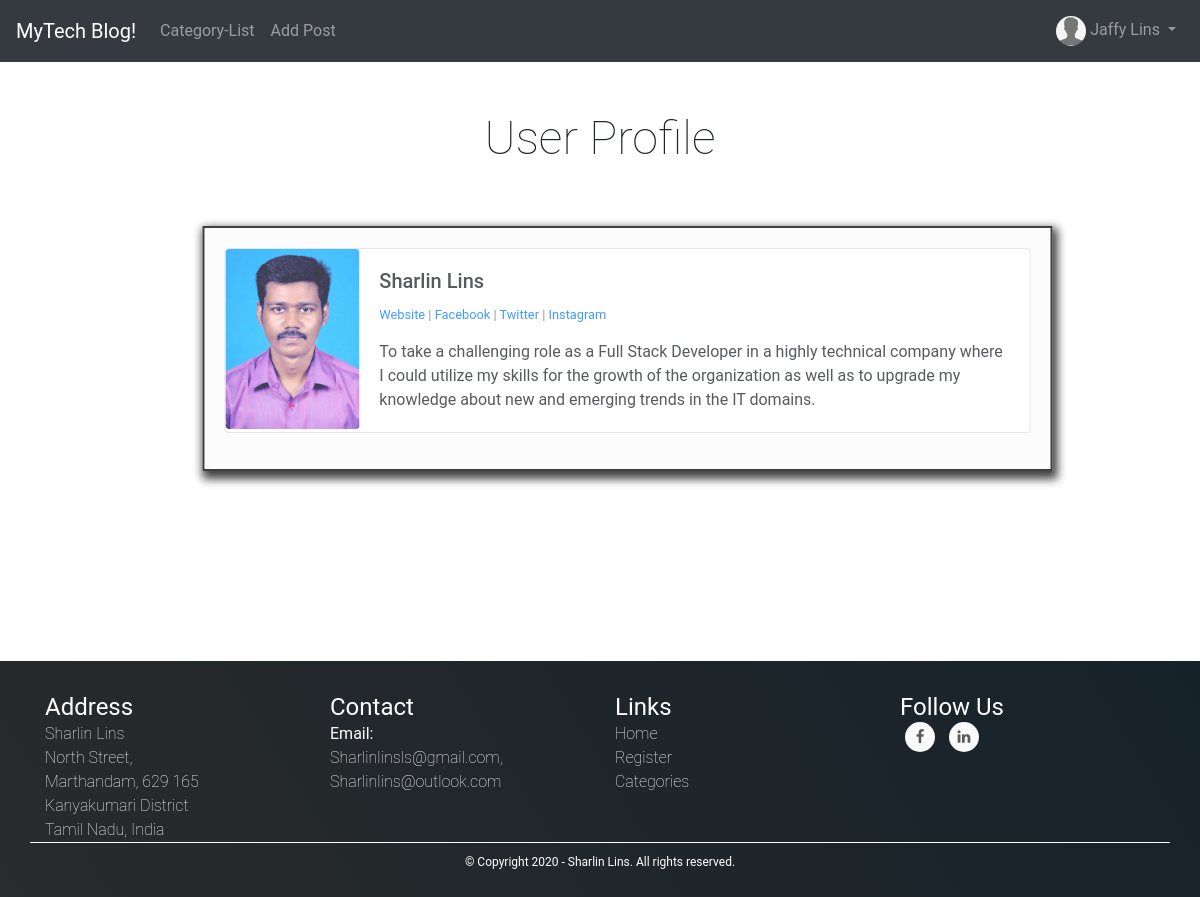
The app's page /members/1/profile/ (signed in) with its own data.
### myblog/models.py (models this page shows, shortened)
class Profile(models.Model):
    user = models.OneToOneField(User, null=True, on_delete=models.CASCADE)
    bio = models.TextField()
    profile_pic = models.ImageField(null=True, blank=True, upload_to="images/profile/")
    website_url = models.CharField(max_length=255, null=True, blank=True)
    facebook_url = models.CharField(max_length=255, null=True, blank=True)
    twitter_url = models.CharField(max_length=255, null=True, blank=True)
    instagram_url = models.CharField(max_length=255, null=True, blank=True)

### members/views.py (the view)
# urls.py: path('<int:pk>/profile/', ShowProfilePageView.as_view(), name="showprofile"),
class ShowProfilePageView(DetailView):
    model = Profile
    template_name = 'registration/userprofile.html'
    def get_context_data(self, *args, **kwargs):
        context = super(ShowProfilePageView, self).get_context_data(*args, **kwargs)
        page_user = get_object_or_404(Profile, id=self.kwargs['pk'])
        context["page_user"] = page_user
        return context

### members/templates/registration/userprofile.html
{% extends 'base.html' %}
{% load static %}
{% block content %}
{% if user.is_authenticated %}
<h1 class="head">User Profile</h1>
<div class="ap_container">
<div class="card mb-3">
    <div class="row no-gutters">
      <div class="col-md-2">
        {% if page_user.profile_pic %}
        <img src="{{ page_user.profile_pic.url }}" class="card-img rounded" width="0" height="180">
        {% else %}
        <img src="{% static 'linsblog/images/download.png' %}" class="card-img rounded-circle" width="0" height="180">
        {% endif %}
      </div>
      <div class="col-md-10">
        <div class="card-body">
          <h5 class="card-title">{{ page_user.user.first_name }} {{ page_user.user.last_name }}</h5>
          <p class="small text-muted">
            {% if page_user.website_url %}
            <a href="{{ page_user.website_url }}">Website</a> |
            {% endif %}
            {% if page_user.facebook_url %}
            <a href="{{ page_user.facebook_url }}">Facebook</a> |
            {% endif %}
            {% if page_user.twitter_url %}
            <a href="{{ page_user.twitter_url }}">Twitter</a> |
            {% endif %}
            {% if page_user.instagram_url %}
            <a href="{{ page_user.instagram_url }}">Instagram</a>
            {% endif %}
          </p>
          <p class="card-text">{{ page_user.bio}}</p>
        </div>
      </div>
    </div>
  </div>
</div>
  {% else %}
  <div class="alert alert-danger" role="alert">
    <h4 class="msginfo">Sorry! You are not allowed here!</h4>
  </div>
  {% endif %}
{% endblock content %}

### myblog/templates/base.html (shortened to what this page needs)
{% load static %}
<!doctype html>
<html lang="en">
<head>
  <link rel="stylesheet" href="https://stackpath.bootstrapcdn.com/bootstrap/4.3.1/css/bootstrap.min.css"
>
  <link rel="stylesheet" href="https://stackpath.bootstrapcdn.com/font-awesome/4.7.0/css/font-awesome.min.css">
  <link href="/static/linsblog/css/style.css" rel="stylesheet">
</head>
<body>
  <nav class="navbar navbar-expand-sm navbar-dark bg-dark">
    <a class="navbar-brand" href="{% url 'index' %}">MyTech Blog!</a>
    <div class="collapse navbar-collapse" id="collapsibleNavId">
      <ul class="navbar-nav mr-auto mt-2 mt-lg-0">
        {% if cat_menu %}
        <li class="nav-item dropdown">
          <a class="nav-link dropdown-toggle" href="#" id="dropdownId" data-toggle="dropdown" aria-haspopup="true"
            aria-expanded="false">Categories</a>
          <div class="dropdown-menu" aria-labelledby="dropdownId">
            {% for item in cat_menu %}
            <a class="dropdown-item" href="{% url 'category' item %}">{{ item }}</a>
            {% endfor %}
          </div>
        </li>
        {% else %}
        <li class="nav-item">
          <a class="nav-link" href="{% url 'category-list' %}">Category-List</a>
        </li>
        {% endif %}
        {% if user.is_authenticated %}
        {% if request.user.is_superuser %}
        <li class="nav-item">
          <a class="nav-link" href="{% url 'addpost' %}">Add Post</a>
        </li>
        <li class="nav-item">
          <a class="nav-link" href="{% url 'addcategory' %}">Add Category</a>
        </li>
        {% else %}
        <li class="nav-item">
          <a class="nav-link" href="{% url 'addpost' %}">Add Post</a>
        </li>
        {% endif %}
        {% endif %}
      </ul>
      {% if user.is_authenticated %}
      <ul class="navbar-nav ml-auto mt-2 mt-lg-0">
        <li class="nav-item dropdown">
          <a class="nav-link dropdown-toggle" href="#" id="navbarDropdown" role="button" data-toggle="dropdown"
            aria-haspopup="true" aria-expanded="false">
            {% if user.profile.profile_pic %}
            <img src="{{ user.profile.profile_pic.url }}" class="rounded-circle" width="30" height="30">
            {% else %}
            <img src="{% static 'linsblog/images/download.png' %}" class="rounded-circle" width="30" height="30">
            {% endif %}
            {{ user.first_name }} {{ user.last_name }}
          </a>
        </li>
        {% endif %}
    </div>
  </nav>
  <div class="container mt-5">
    {% block content %}
    {% endblock content %}
  </div>
  <footer class="mainfooter" role="contentinfo">
    <div class="footer-middle">
      <div class="container">
        <div class="row">
          <div class="col-md-3 col-sm-6">
            <div class="footer-pad">
              <h4 class="foothead">Address</h4>
              <p class="footmsg">Sharlin Lins<br/>
              North Street,<br/>
              Marthandam, 629 165<br/>
              Kanyakumari District<br>
              Tamil Nadu, India
              </p>
            </div>
          </div>
          <div class="col-md-3 col-sm-6">
            <div class="footer-pad">
              <h4 class="foothead">Contact</h4>
              Email:
              <p class="footmsg">Sharlinlinsls@gmail.com,<br/>
              Sharlinlins@outlook.com</p>
            </div>
          </div>
          <div class="col-md-3 col-sm-6">
            <div class="footer-pad">
              <h4 class="foothead">Links</h4>
              <p class="footmsg">
              <a class="footmsg" href="{% url 'index' %}">Home</a><br/>
              <a class="footmsg" href="{% url 'register' %}">Register</a><br/>
              <a class="footmsg" href="{% url 'category-list' %}">Categories</a>
            </p>
            </div>
          </div>
          <div class="col-md-3">
            <h4 class="foothead">Follow Us</h4>
            <ul class="social-network social-circle">
              <li><a href="#" class="icoFacebook" title="Facebook"><i class="fa fa-facebook"></i></a></li>
              <li><a href="#" class="icoLinkedin" title="Linkedin"><i class="fa fa-linkedin"></i></a></li>
            </ul>
          </div>
        </div>
        <div class="row">
          <div class="col-md-12 copy">
            <p class="text-center">&copy; Copyright 2020 - Sharlin Lins. All rights reserved.</p>
          </div>
        </div>
      </div>
    </div>
  </footer>
</body>
</html>

### static/linsblog/css/style.css (style rules this page uses)
body { font-family: 'Roboto', sans-serif; }
.ap_container { border: solid 2px black; margin: 60px 60px 60px 0; box-shadow: 3px 5px 9px 3px black; opacity: 0.75; background-color: #fcfcfd; padding: 20px; margin-bottom: 5%; margin-left: 18%; transform: translate(-5%); }
.head { font-family: 'Roboto', sans-serif; font-size: 35pt !important; font-weight: 200 !important; text-align: center; margin: 1em 0 1em 0; }
.foothead { font-family: 'Roboto', sans-serif; font-size: 18pt !important; font-weight: 400 !important; margin: 0 0 0 0; }
.footmsg { font-family: 'Roboto', sans-serif; font-size: 12pt !important; font-weight: 200 !important; margin: 0 0 0 0; }
footer { background: #16222A; background: -webkit-linear-gradient(59deg, #292b2c, #16222A); background: linear-gradient(59deg, #292b2c, #16222A); color: white; margin-top:190px; }
footer a { color: #fff; font-size: 14px; transition-duration: 0.2s; }
.copy { font-size: 12px; padding: 10px; border-top: 1px solid #FFFFFF; }
.footer-middle { padding-top: 2em; color: white; }
ul.social-network { list-style: none; display: inline; margin-left: 0 !important; padding: 0; }
ul.social-network li { display: inline; margin: 0 5px; }
.social-circle li a { display: inline-block; position: relative; margin: 0 auto 0 auto; -moz-border-radius: 50%; -webkit-border-radius: 50%; border-radius: 50%; text-align: center; width: 30px; height: 30px; font-size: 15px; }
.social-circle li i { margin: 0; line-height: 30px; text-align: center; }
.social-circle i { color: #595959; -webkit-transition: all 0.8s; -moz-transition: all 0.8s; -o-transition: all 0.8s; -ms-transition: all 0.8s; transition: all 0.8s; }
.social-network a { background-color: #F9F9F9; }

### records on screen
Profile: profile_pic (picture), user.first_name "Sharlin", user.last_name "Lins", bio "To take a challenging role as a Full Stack Developer in a highly technical company where I could utilize my skills for the growth of the organization as well as to upgrade my knowledge about new and emerging trends in the IT domains."

### other values on screen
{{ user.first_name }} "Jaffy"
{{ user.last_name }} "Lins"
